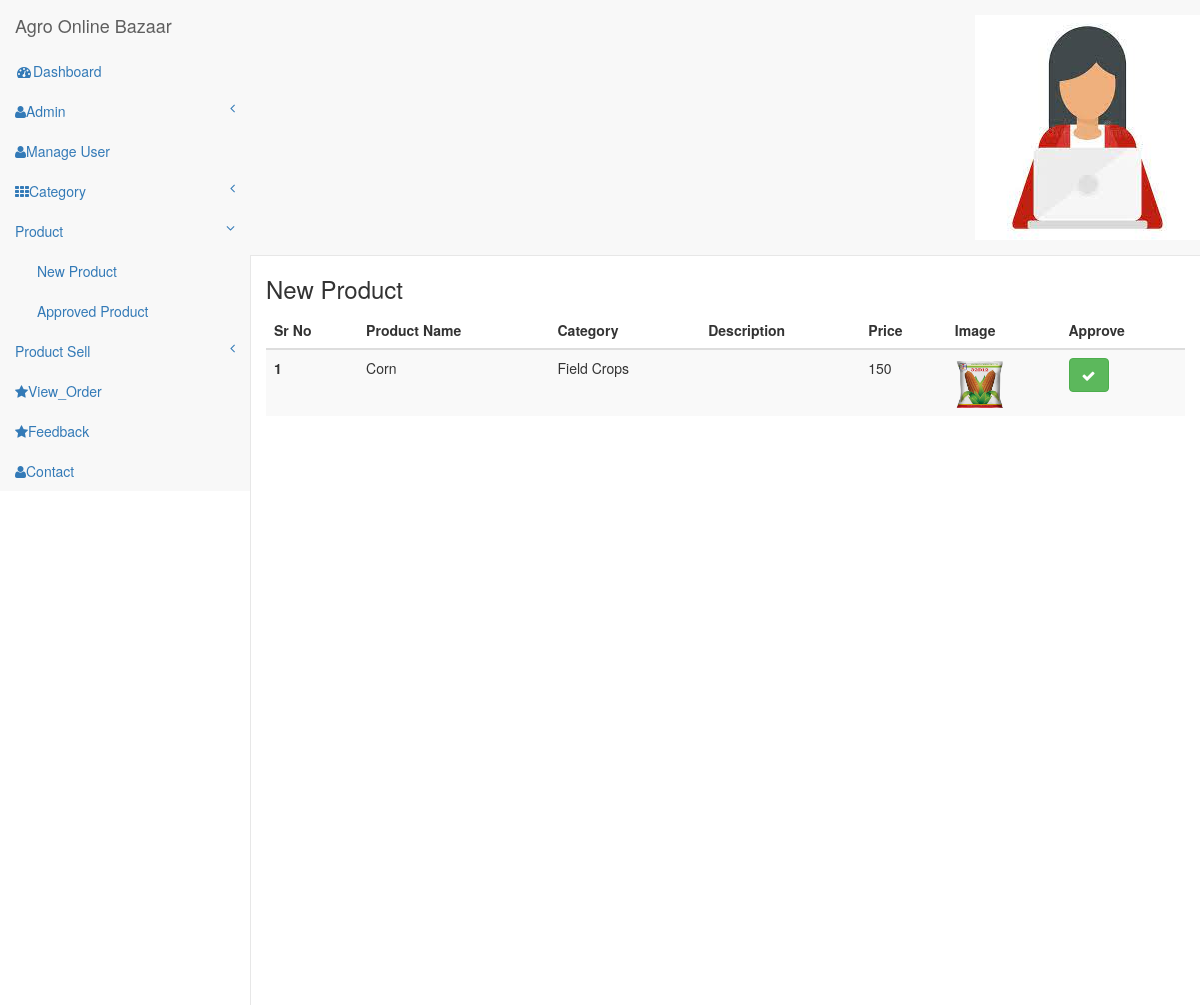
The app's page /admin/new_product.php (signed in) with its own data.
### tables this page shows
CREATE TABLE `tbl_product` (
  `p_id` int(11) NOT NULL,
  `p_name` varchar(50) DEFAULT NULL,
  `p_img` varchar(50) DEFAULT NULL,
  `p_status` varchar(5) DEFAULT NULL,
  `l_id` int(11) DEFAULT NULL,
  `cat_id` int(11) DEFAULT NULL,
  `p_price` int(11) NOT NULL,
  `description` varchar(800) NOT NULL
);

CREATE TABLE `tbl_cat` (
  `cat_id` int(11) NOT NULL,
  `cat_name` varchar(50) NOT NULL,
  `cat_status` varchar(5) DEFAULT NULL
);

### admin/new_product.php (the view, shortened to what this page needs)
<?php
  include "header1.php";
?>
        <div id="page-wrapper">
        <div class="col-md-12 graphs">
	   <div class="xs">
  	 <h3>New Product</h3>
  	<div class="bs-example4" data-example-id="contextual-table">
    <table class="table table-hover table-striped">
      <thead>
        <tr>
          <th>Sr No </th>
          <th>Product Name</th>
          <th>Category</th>
          <th>Description</th>
          <th>Price</th>
          <th>Image</th>
          <th>Approve</th>
        </tr>
      </thead>
      <tbody>
        <?php
        $seq=1;
                                        $qry1="SELECT * FROM tbl_product WHERE p_status='1'";
                                        $run1=mysqli_query($con,$qry1);
                                        while($result1=mysqli_fetch_array($run1))
                                        {
                                          $cat_id=$result1['cat_id'];
                                          $qry2="SELECT * FROM tbl_cat WHERE cat_id='$cat_id'";
                                          $run2=mysqli_query($con,$qry2);
                                          $result2=mysqli_fetch_array($run2);
        ?>
        <tr>
          <th scope="row"><?php echo $seq; ?></th>
                                            <td><?php echo $result1['p_name']; ?></td>
                                            <td><?php echo $result2['cat_name']; ?></td>
                                            <td><?php echo $result1['description']; ?></td>
                                            <td><?php echo $result1['p_price']; ?></td>
                                            <td><img src="<?php echo $result1['p_img']; ?>" height="50px" width="50px"></td>
                                            <td><a href="?del=<?php echo $result1['p_id'];?>" onclick="return confirm(' Sure to Approve?');" class="btn btn-circle btn" style="color:#fff;background-color:#5cb85c;border-color:#4cae4c;"><i class="fa fa-check"></i></a></td>
        </tr>
       <?php
        $seq++;
                                        }
       ?>
      </tbody>
    </table>
   </div>
  </div>
  </div>
   </div>
      </div>
<link href="css/custom.css" rel="stylesheet">
</body>
</html>

### admin/header1.php (shortened to what this page needs)
<?php
include "connection.php";
    if(!isset($_SESSION['log']))
    {
        header("location:login.php");
    }
    else
    {
        $log = $_SESSION['log'];
        $qry1="SELECT * FROM tbl_login WHERE l_email='$log'";
        $run1=mysqli_query($con,$qry1);
        $result1=mysqli_fetch_array($run1);
        $img=$result1['l_img'];
    }
?>
<!DOCTYPE HTML>
<html>
<head>
<link href="css/bootstrap.min.css" rel='stylesheet' type='text/css' />
<link href="css/style.css" rel='stylesheet' type='text/css' />
<link href="css/lines.css" rel='stylesheet' type='text/css' />
<link href="css/font-awesome.css" rel="stylesheet">
<link href="css/custom.css" rel="stylesheet">
<link rel="stylesheet" href="https://cdnjs.cloudflare.com/ajax/libs/font-awesome/4.7.0/css/font-awesome.min.css">
</head>
<body>
<div id="wrapper">
        <nav class="top1 navbar navbar-default navbar-static-top" role="navigation" style="margin-bottom: 0">
            <div class="navbar-header">
                <a class="navbar-brand" href="index.html">Agro Online Bazaar</a>
            </div>
            <ul class="nav navbar-nav navbar-right">
			    <li class="dropdown">
	        		<a href="#" class="dropdown-toggle avatar" data-toggle="dropdown"><img src="<?php echo $img; ?>"></a>
	      		</li>
			</ul>
            <div class="navbar-default sidebar" role="navigation">
                <div class="sidebar-nav navbar-collapse">
                    <ul class="nav" id="side-menu">
                        <li>
                            <a href="index.php"><i class="fa fa-dashboard fa-fw nav_icon"></i>Dashboard</a>
                        </li>
                        <li>
                            <a href="#"><i class="fa fa-user nav_icon"></i>Admin<span class="fa arrow"></span></a>
                        </li>
                        <li>
                            <a href="manage_user.php"><i class="fa fa-user nav_icon"></i>Manage User</a>
                        </li>
                        <li>
                            <a href="#"><i class="fa fa-th nav_icon"></i>Category<span class="fa arrow"></span></a>
                        </li>
                        <li>
                            <a href="#"><i class="fa fa-product-hunt nav_icon"></i>Product<span class="fa arrow"></span></a>
                            <ul class="nav nav-second-level">
                                <li>
                                    <a href="new_product.php">New Product</a>
                                </li>
                                <li>
                                    <a href="approved_product.php">Approved Product</a>
                                </li>
                            </ul>
                        </li>
                        <li>
                            <a href="#"><i class="fa fa-product-hunt nav_icon"></i>Product Sell<span class="fa arrow"></span></a>
                        </li>
                        <li>
                            <a href="view_order.php"><i class="fa fa-star nav_icon"></i>View_Order</a>
                        </li>
                        <li>
                            <a href="feedback.php"><i class="fa fa-star nav_icon"></i>Feedback</a>
                        </li>
                        <li>
                            <a href="contact.php"><i class="fa fa-user nav_icon"></i>Contact</a>
                        </li>
                    </ul>
                </div>
            </div>
        </nav>
<link href="css/custom.css" rel="stylesheet">

### admin/css/style.css (style rules this page uses)
h4, h5, h6, h1, h2, h3 { margin-top: 0; }
ul, ol { margin: 0; }
html, body { font-family: 'Roboto', sans-serif; font-size: 100%; background:#000; overflow-x: hidden; }
body a { transition:0.5s all; -webkit-transition:0.5s all; -moz-transition:0.5s all; -o-transition:0.5s all; -ms-transition:0.5s all; }
.navbar .navbar-nav li a { padding: 0 10px; line-height: 56px; position: relative; }
.navbar .navbar-nav li .dropdown-toggle.avatar img { height: 40px; -webkit-border-radius: 50em; -moz-border-radius: 50em; border-radius: 50em; border: 1px solid #c0cadd; margin-top: -4px; }
.navbar-default.sidebar { background-color: #000; font-family: 'Roboto', sans-serif; }
nav.top1.navbar.navbar-default.navbar-static-top { background-color:rgb(6, 217, 149); font-family: 'Roboto', sans-serif; }
.navbar-default .navbar-brand { color: #fff !important; font-size: 30px; font-weight: 500; }
.navbar-right { margin-right: 10px !important; }
.navbar-right li { display:inline-block; }
i.nav_icon { color: #fff; margin-right:6px; }
.sidebar ul li a { color: #999; font-size:14px; }
ul.nav.navbar-nav.navbar-right { height: 51px; }
.sidebar-nav.navbar-collapse { margin: 2em 0 0 0; }
.graphs { padding: 2em 1em; background: #f2f4f8; font-family: 'Roboto', sans-serif; }
.bs-example4 { background: #fff; padding: 2em; }
.xs h3, .widget_head { color:#000; font-size:1.7em; font-weight:300; margin-bottom: 1em; }
.table > thead > tr > th, .table > tbody > tr > th, .table > tfoot > tr > th, .table > thead > tr > td, .table > tbody > tr > td, .table > tfoot > tr > td { border-top: none !important; }
.table > thead > tr > th, .table > tbody > tr > th, .table > tfoot > tr > th, .table > thead > tr > td, .table > tbody > tr > td, .table > tfoot > tr > td { font-size: 0.85em; color: #999; }
.table td, .table>tbody>tr>td, .table>tbody>tr>th, .table>tfoot>tr>td, .table>tfoot>tr>th, .table>thead>tr>td, .table>thead>tr>th { padding:15px !important; }
.table > thead > tr > th { border-bottom: 1px solid #ddd !important; }

### admin/css/custom.css (style rules this page uses)
#wrapper { width: 100%; }
#page-wrapper { min-height: 568px; background-color: #fff; }
@media (min-width:768px) { #page-wrapper { position: inherit; margin: 0 0 0 250px; border-left: 1px solid #e7e7e7; } }
.sidebar .sidebar-nav.navbar-collapse { padding-right: 0; padding-left: 0; }
.sidebar .arrow { float: right; }
.sidebar .fa.arrow:before { content: "\f104"; }
.sidebar .active>a>.fa.arrow:before { content: "\f107"; }
.sidebar .nav-second-level li, .sidebar .nav-third-level li { border-bottom: 0!important; }
.sidebar .nav-second-level li a { padding-left: 37px; }
@media (min-width:768px) { .sidebar { z-index: 1; position: absolute; width: 250px; margin-top: 51px; } }

### records on screen
tbl_product: p_name "Corn", cat.cat_name "Field Crops", p_price "150", p_img (picture)
